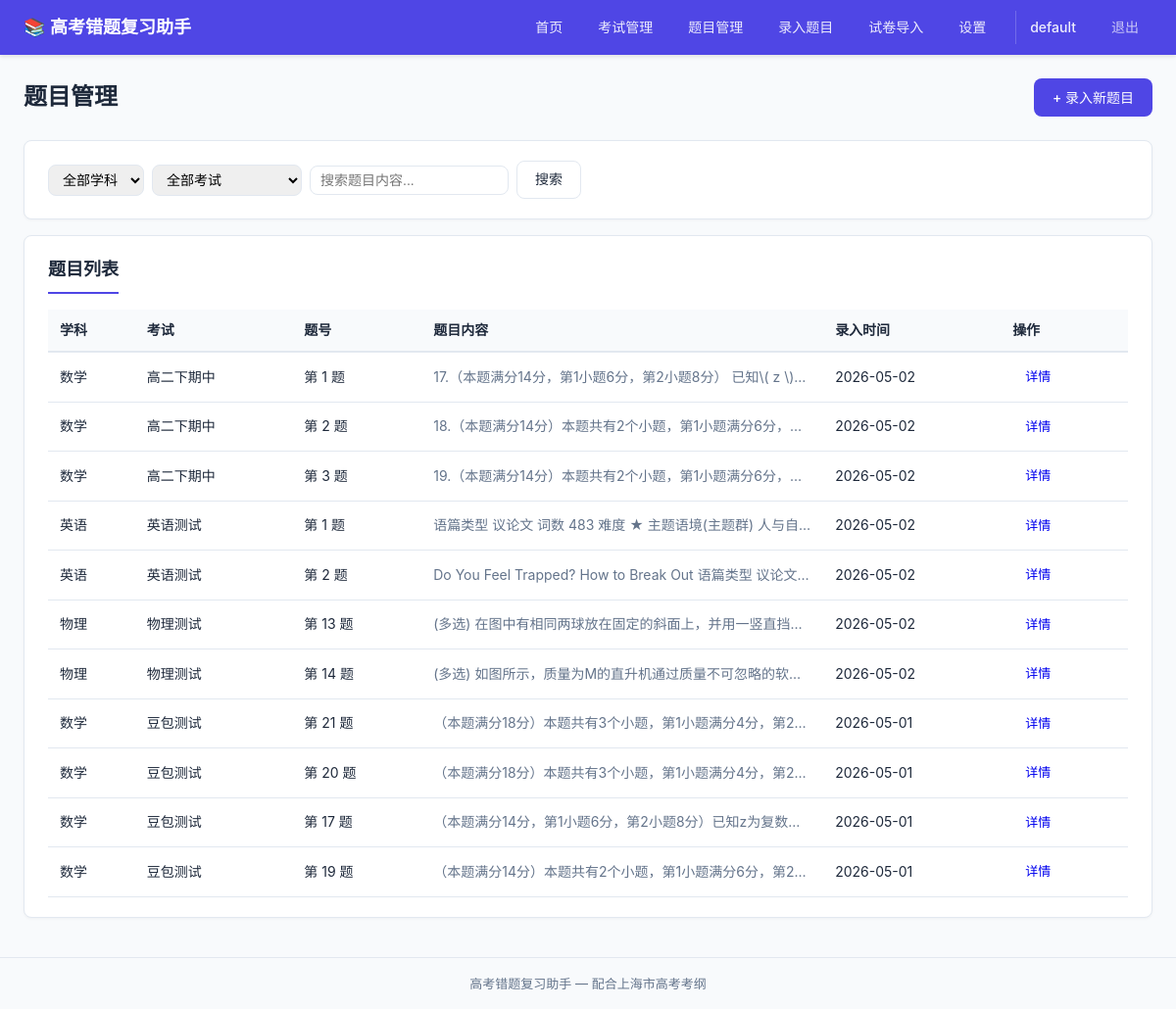
Page /questions (signed in) on the earlier database version.
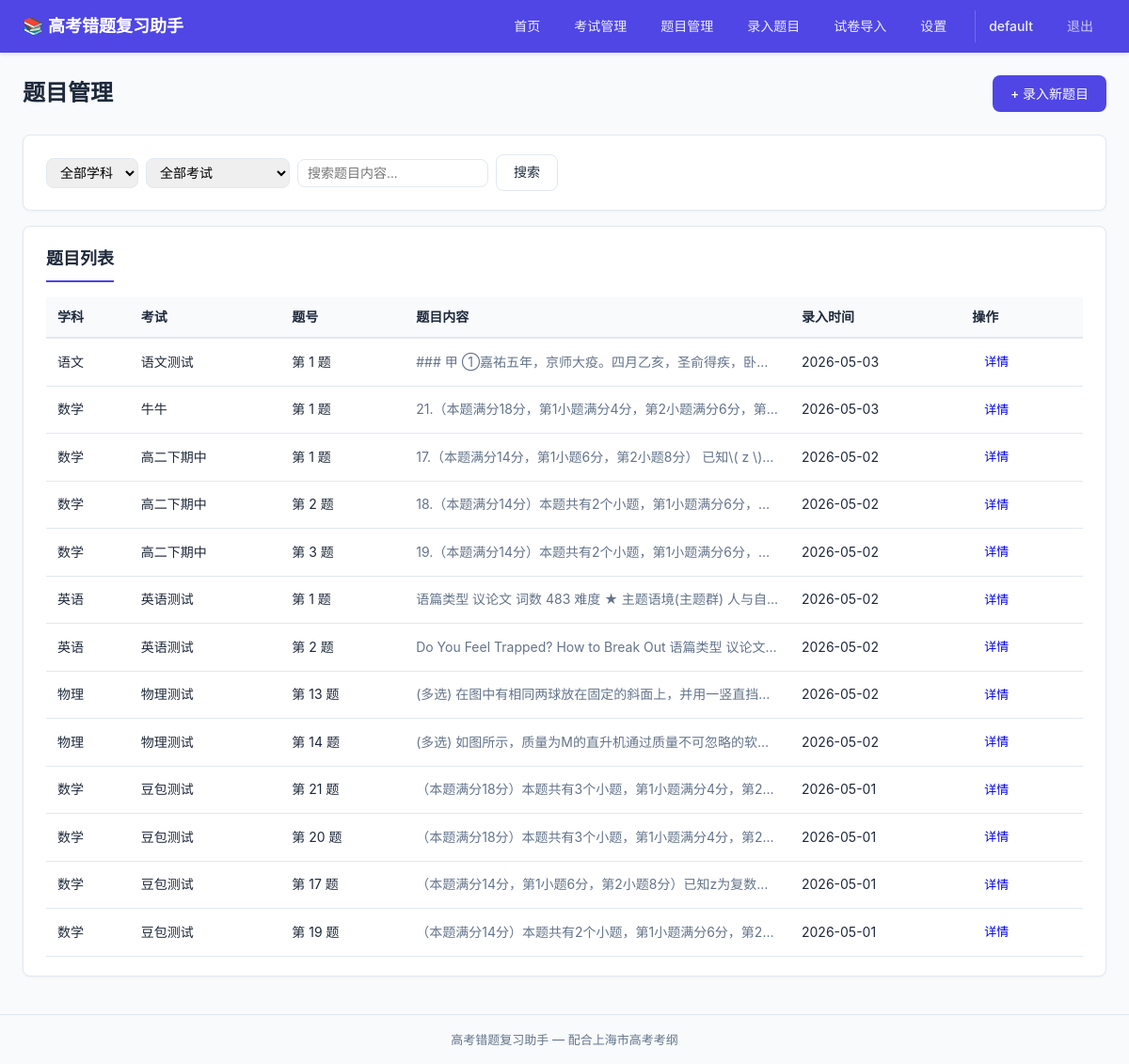
Same page on the later database version.
### tables this page shows
CREATE TABLE users (
            id            INTEGER PRIMARY KEY AUTOINCREMENT,
            username      TEXT    NOT NULL UNIQUE,
            password_hash TEXT    NOT NULL,
            created_at    TIMESTAMP DEFAULT CURRENT_TIMESTAMP
        );

CREATE TABLE questions (
            id              INTEGER PRIMARY KEY AUTOINCREMENT,
            exam_id         INTEGER NOT NULL REFERENCES exams(id) ON DELETE CASCADE,
            question_number TEXT    NOT NULL,
            stem            TEXT,
            image_path      TEXT,
            created_at      TIMESTAMP DEFAULT CURRENT_TIMESTAMP,
            updated_at      TIMESTAMP DEFAULT CURRENT_TIMESTAMP
        , user_id INTEGER NOT NULL DEFAULT 1, student_answer TEXT, error_reason TEXT);

CREATE TABLE subjects (
            id          INTEGER PRIMARY KEY AUTOINCREMENT,
            name        TEXT    NOT NULL UNIQUE,
            created_at  TIMESTAMP DEFAULT CURRENT_TIMESTAMP
        );

CREATE TABLE exams (
            id          INTEGER PRIMARY KEY AUTOINCREMENT,
            subject_id  INTEGER NOT NULL REFERENCES subjects(id),
            name        TEXT    NOT NULL,
            exam_date   DATE,
            created_at  TIMESTAMP DEFAULT CURRENT_TIMESTAMP, user_id INTEGER NOT NULL DEFAULT 1,
            UNIQUE(subject_id, name)
        );

### routes/questions.py (the view)
@questions_bp.route('/questions')
@login_required
def list_questions():
    user_id = session['user_id']
    subjects = get_all_subjects()
    subject_id = request.args.get('subject_id', type=int)
    exam_id = request.args.get('exam_id', type=int)
    search = request.args.get('search')
    exams = get_all_exams(user_id)
    questions = get_questions_filtered(subject_id=subject_id, exam_id=exam_id, search=search, user_id=user_id)
    return render_template('questions/list.html', subjects=subjects, exams=exams,
                           questions=questions, selected_subject=subject_id,
                           selected_exam=exam_id, search=search)

### app.py (called while the page is built)
@app.before_request
def load_logged_in_user():
    user_id = session.get('user_id')
    g.current_user = get_user_by_id(user_id) if user_id else None

@app.context_processor
def inject_global_template_vars():
    return {
        'current_user': g.get('current_user'),
    }

### database/__init__.py (called while the page is built)
def get_db():
    if 'db' not in g:
        g.db = sqlite3.connect(DATABASE_PATH)
        g.db.row_factory = sqlite3.Row
        g.db.execute("PRAGMA foreign_keys = ON")
    return g.db

### models/exam.py (called while the page is built)
def get_all_exams(user_id=None):
    db = get_db()
    query = (
        "SELECT e.*, s.name as subject_name FROM exams e "
        "JOIN subjects s ON e.subject_id = s.id WHERE 1=1"
    )
    params = []
    if user_id is not None:
        query += " AND e.user_id = ?"
        params.append(user_id)
    query += " ORDER BY e.exam_date DESC, e.id DESC"
    return db.execute(query, params).fetchall()

### models/question.py (called while the page is built)
def get_questions_filtered(subject_id=None, exam_id=None, search=None, user_id=None):
    db = get_db()
    query = (
        "SELECT q.*, e.name as exam_name, e.subject_id, s.name as subject_name "
        "FROM questions q JOIN exams e ON q.exam_id = e.id "
        "JOIN subjects s ON e.subject_id = s.id WHERE 1=1"
    )
    params = []
    if user_id is not None:
        query += " AND e.user_id = ?"
        params.append(user_id)
    if subject_id:
        query += " AND e.subject_id = ?"
        params.append(subject_id)
    if exam_id:
        query += " AND q.exam_id = ?"
        params.append(exam_id)
    if search:
        query += " AND (q.stem LIKE ? OR q.question_number LIKE ?)"
        params.extend([f"%{search}%", f"%{search}%"])
    query += " ORDER BY q.created_at DESC"
    return db.execute(query, params).fetchall()

### models/subject.py (called while the page is built)
def get_all_subjects():
    db = get_db()
    return db.execute("SELECT * FROM subjects ORDER BY id").fetchall()

### models/user.py (called while the page is built)
def get_user_by_id(user_id):
    db = get_db()
    row = db.execute(
        "SELECT id, username, created_at FROM users WHERE id = ?", (user_id,)
    ).fetchone()
    return dict(row) if row else None

### templates/questions/list.html (shortened to what this page needs)
{% extends "base.html" %}
{% block content %}
<div class="page-header">
    <h1>题目管理</h1>
    <a href="{{ url_for('questions.create') }}" class="btn btn-primary">+ 录入新题目</a>
</div>
<div class="card">
    <form method="GET" class="filter-form">
        <select name="subject_id" onchange="this.form.submit()">
            <option value="">全部学科</option>
        </select>
        <select name="exam_id" onchange="this.form.submit()">
            <option value="">全部考试</option>
        </select>
        <input type="text" name="search" placeholder="搜索题目内容..." value="{{ search or '' }}">
        <button type="submit" class="btn btn-secondary">搜索</button>
    </form>
</div>
<div class="card">
    <h2>题目列表</h2>
    {% if questions %}
    <table class="data-table">
        <thead>
            <tr>
                <th>学科</th>
                <th>考试</th>
                <th>题号</th>
                <th>题目内容</th>
                <th>录入时间</th>
                <th>操作</th>
            </tr>
        </thead>
        <tbody>
            {% for q in questions %}
            <tr>
                <td>{{ q.subject_name }}</td>
                <td>{{ q.exam_name }}</td>
                <td>第 {{ q.question_number }} 题</td>
                <td class="stem-preview">{{ q.stem[:60] if q.stem else '（有图片）' }}</td>
                <td>{{ q.created_at[:10] if q.created_at }}</td>
                <td>
                    <a href="{{ url_for('questions.detail', question_id=q.id) }}" class="btn btn-small">详情</a>
                </td>
            </tr>
            {% endfor %}
        </tbody>
    </table>
    {% else %}
    <p class="empty-state">还没有题目。点击右上角「录入新题目」开始。</p>
    {% endif %}
</div>
{% endblock %}

### templates/base.html (shortened to what this page needs)
<!DOCTYPE html>
<html lang="zh-CN">
<head>
    <link rel="stylesheet" href="{{ url_for('static', filename='css/app.css') }}">
</head>
<body>
    <nav class="navbar">
        <div class="nav-container">
            <a href="{{ url_for('index') }}" class="nav-brand">📚 高考错题复习助手</a>
            <div class="nav-links">
                {% if current_user %}
                <a href="{{ url_for('index') }}">首页</a>
                <a href="{{ url_for('exams.list_exams') }}">考试管理</a>
                <a href="{{ url_for('questions.list_questions') }}">题目管理</a>
                <a href="{{ url_for('questions.create') }}">录入题目</a>
                <a href="{{ url_for('paper.upload') }}">试卷导入</a>
                <a href="{{ url_for('settings.index') }}">设置</a>
                <span class="nav-user">{{ current_user.username }}</span>
                <a href="{{ url_for('auth.logout') }}" class="nav-logout">退出</a>
                {% else %}
                <a href="{{ url_for('auth.login') }}">登录</a>
                <a href="{{ url_for('auth.register') }}">注册</a>
                {% endif %}
            </div>
        </div>
    </nav>
    <main class="main-container">
        {% block content %}{% endblock %}
    </main>
    <footer class="footer">
        <p>高考错题复习助手 &mdash; 配合上海市高考考纲</p>
    </footer>
</body>
</html>

### static/css/app.css (style rules this page uses)
*, *::before, *::after { box-sizing: border-box; margin: 0; padding: 0; }
:root { --primary: #4f46e5; --primary-hover: #4338ca; --danger: #dc2626; --danger-hover: #b91c1c; --success: #16a34a; --warning: #f59e0b; --bg: #f8fafc; --card-bg: #ffffff; --text: #1e293b; --text-muted: #64748b; --border: #e2e8f0; --radius: 8px; }
body { font-family: -apple-system, BlinkMacSystemFont, "Microsoft YaHei", "PingFang SC", sans-serif; background: var(--bg); color: var(--text); line-height: 1.6; min-height: 100vh; display: flex; flex-direction: column; }
.navbar { background: var(--primary); color: white; padding: 0 24px; box-shadow: 0 2px 4px rgba(0,0,0,0.1); position: sticky; top: 0; z-index: 100; }
.nav-container { max-width: 1200px; margin: 0 auto; display: flex; align-items: center; justify-content: space-between; height: 56px; }
.nav-brand { color: white; text-decoration: none; font-size: 18px; font-weight: 600; }
.nav-links { display: flex; gap: 8px; }
.nav-links a { color: rgba(255,255,255,0.9); text-decoration: none; padding: 6px 14px; border-radius: var(--radius); font-size: 14px; transition: background 0.2s; }
.main-container { max-width: 1200px; margin: 0 auto; padding: 24px; flex: 1; width: 100%; }
.footer { text-align: center; padding: 16px; color: var(--text-muted); font-size: 13px; border-top: 1px solid var(--border); margin-top: auto; }
.page-header { display: flex; align-items: center; justify-content: space-between; flex-wrap: wrap; gap: 12px; margin-bottom: 24px; }
.page-header h1 { font-size: 24px; }
.card { background: var(--card-bg); border-radius: var(--radius); padding: 20px 24px; margin-bottom: 16px; border: 1px solid var(--border); box-shadow: 0 1px 3px rgba(0,0,0,0.04); }
.card h2 { font-size: 18px; margin-bottom: 16px; padding-bottom: 8px; border-bottom: 2px solid var(--primary); display: inline-block; }
.btn { display: inline-block; padding: 8px 18px; border-radius: var(--radius); font-size: 14px; font-weight: 500; text-decoration: none; border: 1px solid transparent; cursor: pointer; transition: all 0.15s; line-height: 1.5; }
.btn-primary { background: var(--primary); color: white; }
.btn-secondary { background: white; color: var(--text); border-color: var(--border); }
.btn-small { padding: 4px 12px; font-size: 13px; }
.data-table { width: 100%; border-collapse: collapse; font-size: 14px; }
.data-table th { text-align: left; padding: 10px 12px; background: #f8fafc; font-weight: 600; border-bottom: 2px solid var(--border); }
.data-table td { padding: 10px 12px; border-bottom: 1px solid var(--border); }
.stem-preview { max-width: 240px; overflow: hidden; text-overflow: ellipsis; white-space: nowrap; color: var(--text-muted); }
.filter-form { display: flex; gap: 8px; align-items: center; flex-wrap: wrap; }
.filter-form select, .filter-form input { padding: 6px 10px; border: 1px solid var(--border); border-radius: var(--radius); font-size: 14px; }
.nav-user { color: rgba(255,255,255,0.9); padding: 6px 14px; font-size: 14px; font-weight: 500; border-left: 1px solid rgba(255,255,255,0.2); margin-left: 8px; }
.nav-logout { color: rgba(255,255,255,0.7) !important; }

Differences in the rows shown:
added questions: subject_name "语文", exam_name "语文测试", question_number "1", stem "### 甲 ①嘉祐五年，京师大疫。四月乙亥，圣俞得疾，卧…", created_at "2026-05-03"
added questions: subject_name "数学", exam_name "牛牛", question_number "1", stem "21.（本题满分18分，第1小题满分4分，第2小题满分6分，第…", created_at "2026-05-03"
